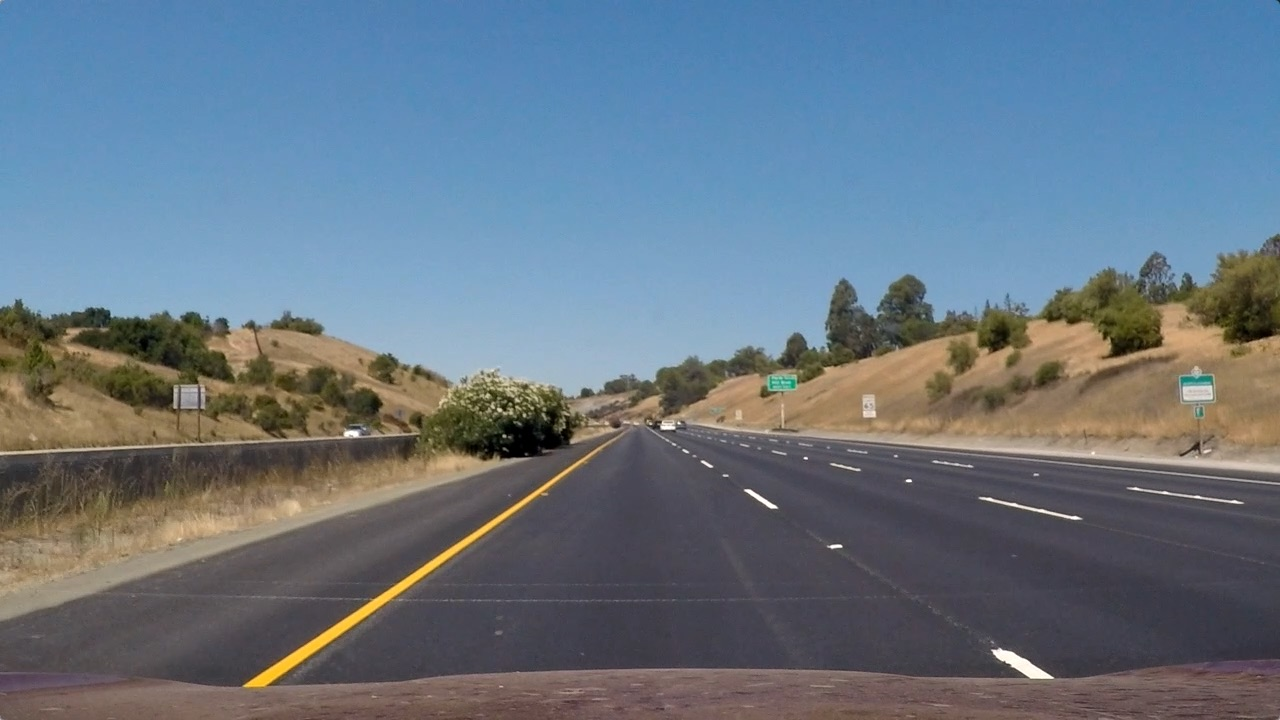
#> input picture test_images/straight_lines1.jpg, 1280 x 720 px
$ jupyter execute --allow-errors 'Lane Segmentation Pipeline.ipynb'   (shell and % lines are left out)   (older library calls are emulated)
#> lines starting #> are read from the running program, lines starting #| are printed output that depends on the picture; after the words box and inside, x2 and y2 are one past the last pixel; in counts of white or black regions, pixels touching at a corner belong together
### ipm.py
import numpy as np
import cv2

def get_ipm_transform():
    """Compute inverse-perspective mapping transformation matrix"""

    src = np.float32([(536,488),
                    (751,488),
                    (241,687),
                    (1071,687)])
    dst = np.float32([(450,0),
                    (1280-450,0),
                    (450,720),
                    (1280-450,720)])
    M    = cv2.getPerspectiveTransform(src, dst)

    return M

# Transform image to IPM
def inverse_perspective_mapping(img):
    """Transform original image to inverse perspective mapping(IPM)"""

    # Get the IPM transformation matrix
    M = get_ipm_transform()

    # Warp the image using this transformation matrix
    h,w = img.shape[:2]
    warped = cv2.warpPerspective(img, M, (w,h), flags=cv2.INTER_LINEAR)

    return warped

# [15 lines left out: function get_inv_ipm_transform, not called in this run]


# [9 lines that do not run on import are left out]

### segment_image.py
import numpy as np
import cv2

def abs_sobel_thresh(img, orient='x', thresh_min=0, thresh_max=255):
    """
    Apply Sobel filter and threshold absolute values
    """

    # Apply the following steps to img
    # 1) Convert to grayscale
    # NOTE: This assumes use of cv2.imread to read in images
    gray = cv2.cvtColor(img, cv2.COLOR_BGR2GRAY)

    # 2) Take the derivative in x or y given orient = 'x' or 'y'
    if orient=='x':
        sobel = cv2.Sobel(gray,cv2.CV_64F,1,0)
    else:
        sobel = cv2.Sobel(gray,cv2.CV_64F,0,1)

    # 3) Take the absolute value of the derivative or gradient
    abs_sobel = np.absolute(sobel)

    # 4) Scale to 8-bit (0 - 255) then convert to type = np.uint8
    abs_sobel_scaled = np.uint8(255 * abs_sobel/np.max(abs_sobel))

    # 5) Create a mask of 1's where the scaled gradient magnitude
            # is > thresh_min and < thresh_max
    binary_output = np.zeros_like(abs_sobel_scaled)
    binary_output[(abs_sobel_scaled>=thresh_min) & (abs_sobel_scaled<=thresh_max)] = 1

    # 6) Return this mask as your binary_output image
    return binary_output


def mag_thresh(img, sobel_kernel=3, mag_thresh=(0, 255)):
    """
    Apply Sobel filters in X and Y, and threshold gradient magnitude.
    """

    # Apply the following steps to img
    # 1) Convert to grayscale
    # NOTE: This assumes use of cv2.imread to read in images
    gray = cv2.cvtColor(img, cv2.COLOR_BGR2GRAY)

    # 2) Take the gradient in x and y separately
    sobelx = cv2.Sobel(gray, cv2.CV_64F, 1, 0, ksize=sobel_kernel)
    sobely = cv2.Sobel(gray, cv2.CV_64F, 0, 1, ksize=sobel_kernel)

    # 3) Calculate the magnitude
    mag = np.sqrt( sobelx*sobelx + sobely*sobely )

    # 4) Scale to 8-bit (0 - 255) and convert to type = np.uint8
    mag_scaled = np.uint8( 255 * mag/np.max(mag) )

    # 5) Create a binary mask where mag thresholds are met
    binary_mask = np.zeros_like(mag_scaled)
    binary_mask[ (mag_scaled>=mag_thresh[0]) & (mag_scaled<=mag_thresh[1]) ] = 1

    # 6) Return this mask as your binary_output image
    return binary_mask


def dir_threshold(img, sobel_kernel=3, thresh=(0, np.pi/2)):
    """
    Apply Sobel filters in x and y, and threshold the gradient direction
    """

    # Apply the following steps to img
    # 1) Convert to grayscale
    # NOTE: This assumes use of cv2.imread to read in images
    gray = cv2.cvtColor(img, cv2.COLOR_BGR2GRAY)

    # 2) Take the gradient in x and y separately
    sobelx = cv2.Sobel(gray, cv2.CV_64F, 1, 0, ksize=sobel_kernel)
    sobely = cv2.Sobel(gray, cv2.CV_64F, 0, 1, ksize=sobel_kernel)

    # 3) Take the absolute value of the x and y gradients
    abs_sobelx = np.absolute(sobelx)
    abs_sobely = np.absolute(sobely)

    # 4) Use np.arctan2(abs_sobely, abs_sobelx) to calculate the direction of the gradient
    dir = np.arctan2(abs_sobely, abs_sobelx)

    # 5) Create a binary mask where direction thresholds are met
    binary_output = np.zeros_like(dir)
    binary_output[ (dir>=thresh[0]) & (dir<=thresh[1]) ] = 1

    # 6) Return this mask as your binary_output image
    return binary_output


def hls_select(img, thresh=(0, 255)):
    """
    Threshold HLS S-channel using exclusive lower and inclusive upper bound.
    """

    # 1) Convert to HLS color space
    hls = cv2.cvtColor(img, cv2.COLOR_BGR2HSV)
    s = hls[:,:,2]

    # 2) Apply a threshold to the S channel
    binary_output = np.zeros_like(s)
    binary_output[ (s>thresh[0]) & (s<=thresh[1]) ] = 1

    # 3) Return a binary image of threshold result
    return binary_output


def lab_select(img, thresh=(0,255)):
    """
    Threshold LAB B-channel using exclusive lower and inclusive upper bound.
    """

    # 1) Convert to LAB color space
    lab = cv2.cvtColor(img, cv2.COLOR_BGR2LAB)
    b = lab[:,:,2]

    # 2) Apply a threshold to the B channel
    binary_output = np.zeros_like(b)
    binary_output[ (b>thresh[0]) & (b<thresh[1]) ] = 1

    # 3) Return a binary image of threshold result
    return binary_output


# [16 lines left out: function segmentation_pipeline, not called in this run]

### Lane Segmentation Pipeline.ipynb
# Lane Segmentation Pipeline

[cell 1]
import numpy as np
import cv2
import segment_image as seg
from ipm import inverse_perspective_mapping
import matplotlib.pyplot as plt
from ipywidgets import interact, interactive, fixed
import glob

# Read an image

[cell 2]
# Read an image with straight lines
img = cv2.imread('test_images/straight_lines1.jpg')
#> img is the input picture: shape (720, 1280, 3); mean B, G, R 131.2, 117.7, 103.2

# Display the image
plt.imshow(cv2.cvtColor(img,cv2.COLOR_BGR2RGB))

# Transform image

[cell 3]
# Transform image to remove perspective distortion
ipm_img = inverse_perspective_mapping(img)

# Display transformed image
plt.imshow(cv2.cvtColor(ipm_img, cv2.COLOR_BGR2RGB))
#> the sliders are set to min_thresh = 127, max_thresh = 127

# Experiment with Sobel absolute gradient threshold

[cell 4]
def update_sobel_abs(min_thresh, max_thresh):
    sobel_abs = seg.abs_sobel_thresh(ipm_img, 'x', min_thresh, max_thresh)
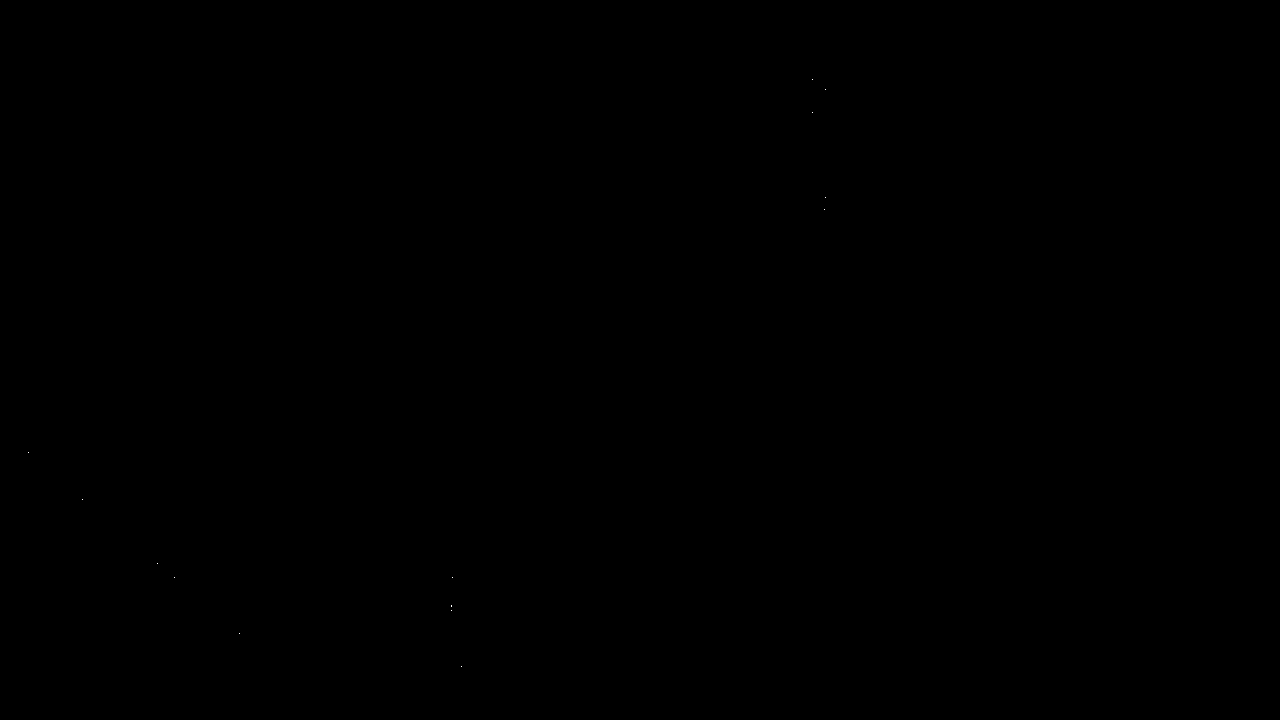
#> sobel_abs: shape (720, 1280); values 0 (black) and 1 (white), 0% white in thin lines or dots, all inside (x1, y1, x2, y2) = (28, 79, 826, 667)

    f, (ax1, ax2) = plt.subplots(1, 2, figsize=(20,10))
    f.subplots_adjust(hspace=.2, wspace=.05)
    ax1.imshow(cv2.cvtColor(ipm_img, cv2.COLOR_BGR2RGB))
    ax1.set_title('Original Image')
    ax2.imshow(sobel_abs, cmap='gray')
    ax2.set_title('Sobel Absolute Threshold')

interact(update_sobel_abs, min_thresh=(0,255), max_thresh=(0,255))
#> the sliders are set to kernel_size = 16, min_thresh = 127, max_thresh = 127

# Experiment with Sobel magnitude threshold

[cell 5]
def update_sobel_mag(kernel_size, min_thresh, max_thresh):
    sobel_mag = seg.mag_thresh(ipm_img, kernel_size, (min_thresh, max_thresh))
#> the sliders are set to kernel_size = 16, min_thresh = 0.7853981633974483, max_thresh = 0.7853981633974483

    f, (ax1, ax2) = plt.subplots(1, 2, figsize=(20,10))
    f.subplots_adjust(hspace=.2, wspace=.05)
    ax1.imshow(cv2.cvtColor(ipm_img, cv2.COLOR_BGR2RGB))
    ax1.set_title('Original Image')
    ax2.imshow(sobel_mag, cmap='gray')
    ax2.set_title('Sobel Magnitude Threshold')

#> (the rest of this cell did not finish here and is left out)

# Experiment with Sobel direction threshold

[cell 6]
def update_sobel_dir(kernel_size, min_thresh, max_thresh):
    sobel_dir = seg.dir_threshold(ipm_img, kernel_size, (min_thresh, max_thresh))

    f, (ax1, ax2) = plt.subplots(1, 2, figsize=(20,10))
    f.subplots_adjust(hspace=.2, wspace=.05)
    ax1.imshow(cv2.cvtColor(ipm_img, cv2.COLOR_BGR2RGB))
    ax1.set_title('Original Image')
    ax2.imshow(sobel_dir, cmap='gray')
    ax2.set_title('Sobel Direction Threshold')

#> (the rest of this cell did not finish here and is left out)

# Experiment with HSL threshold

[cell 7]
def update_color(min_thresh, max_thresh):
    thresh_img = seg.hls_select(ipm_img, (min_thresh,max_thresh))

    f, (ax1, ax2) = plt.subplots(1, 2, figsize=(20,10))
    f.subplots_adjust(hspace=.2, wspace=.05)
    ax1.imshow(cv2.cvtColor(ipm_img, cv2.COLOR_BGR2RGB))
    ax1.set_title('Original Image')
    ax2.imshow(thresh_img, cmap='gray')
    ax2.set_title('HSL Threshold')

interact(update_color, min_thresh=(0,255), max_thresh=(0,255))
#> the sliders are set to min_thresh = 127, max_thresh = 127

# Experiment with LAB Thresholds

[cell 8]
# [9 lines left out: function update_br, not called in this run]

interact(update_color, min_thresh=(0,255), max_thresh=(0,255))
#> the sliders are set to min_thresh = 127, max_thresh = 127

# Select combined thresholds

[cell 9]
def segmentation_pipeline(ipm_img):
    # This will finally make it into the
    # segmentation pipeline in segment_image.py

    # Compute individual thresholded images
    sobel_abs = seg.abs_sobel_thresh(ipm_img, 'x', 30, 255)
#> sobel_abs: shape (720, 1280); values 0 (black) and 1 (white), 1.6% white; 101 white regions (74 under 20 px), largest, box (x1, y1, x2, y2) and area: (448, 0, 459, 720) 3447, (459, 0, 471, 720) 3294, (821, 4, 829, 224) 1248
    sobel_mag = seg.mag_thresh(ipm_img, 15, (58, 255))
#> sobel_mag: shape (720, 1280); values 0 (black) and 1 (white), 2.4% white; 19 white regions (7 under 20 px), largest, box (x1, y1, x2, y2) and area: (447, 0, 459, 720) 4577, (458, 0, 472, 720) 4197, (1150, 103, 1189, 306) 3790
    sobel_dir = seg.dir_threshold(ipm_img, 15, (0,0.2))
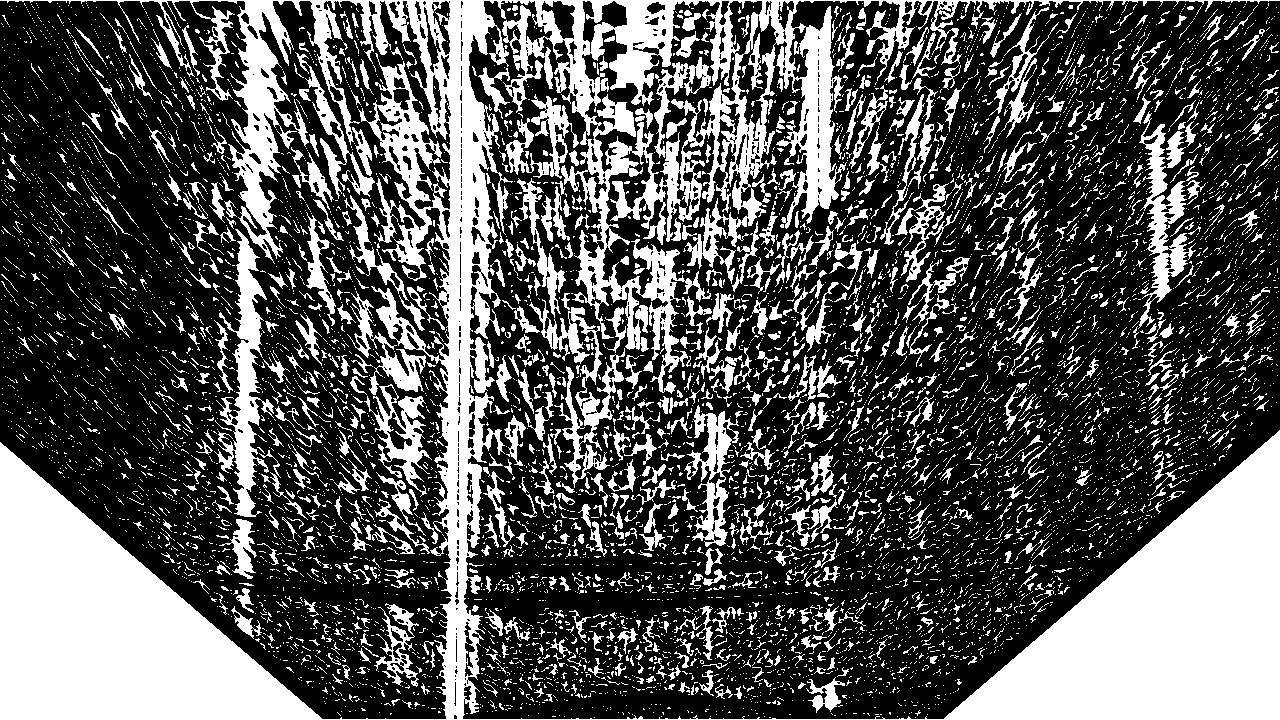
#> sobel_dir: shape (720, 1280) float64; values 0 (black) and 1 (white), 34.1% white; 8681 white regions (7658 under 20 px), largest, box (x1, y1, x2, y2) and area: (0, 0, 1280, 720) 183848, (214, 229, 274, 517) 5649, (529, 299, 625, 488) 3922
    color_hsl = seg.hls_select(ipm_img, (210,255))
#> color_hsl: shape (720, 1280); values 0 (black) and 1 (white), 1.4% white; 16 white regions (6 under 20 px), largest, box (x1, y1, x2, y2) and area: (450, 0, 467, 720) 6952, (813, 17, 825, 215) 2068, (1160, 117, 1183, 298) 2057
    brght_lab = seg.lab_select(ipm_img, (184,255))
#> in lab_select, `b = lab[:,:,2]`:
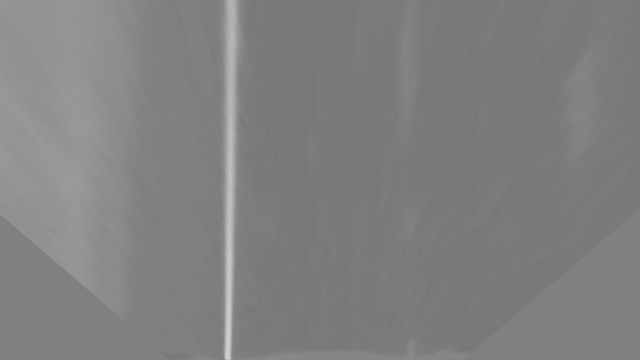
#> b: shape (720, 1280) (shown at 1/2 size); min 118, max 209, mean 128.2
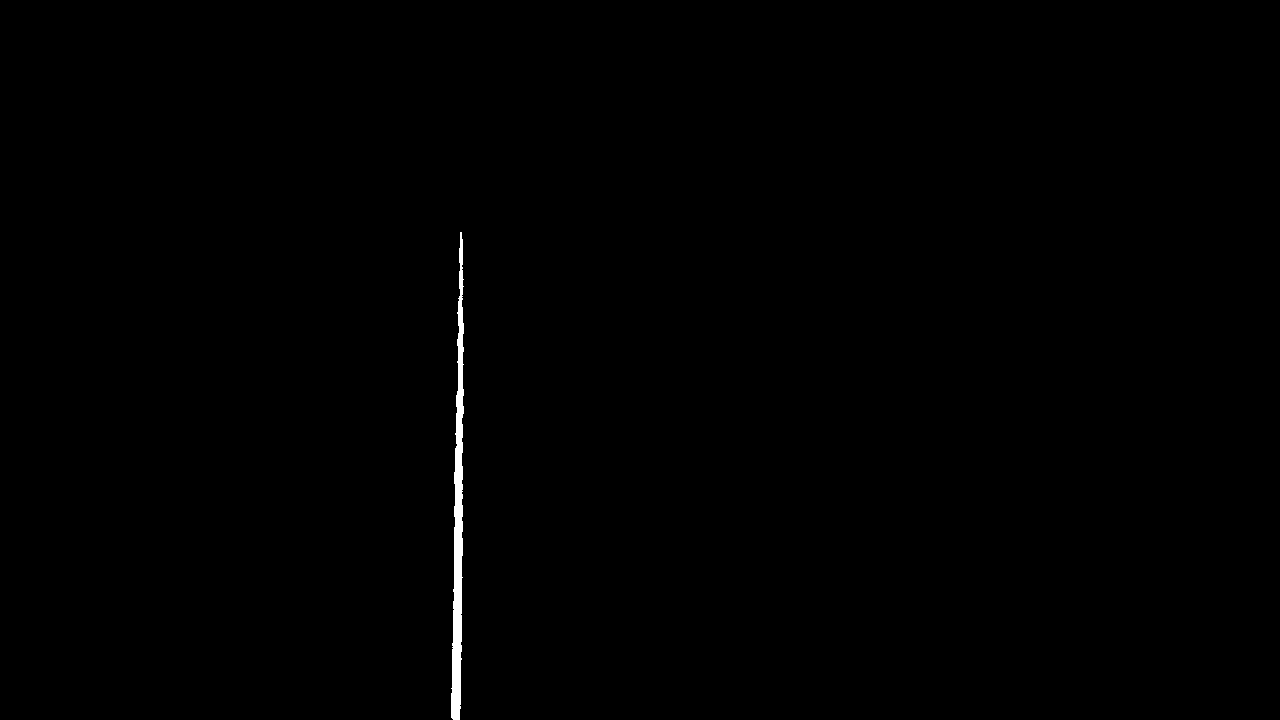
#> brght_lab: shape (720, 1280); values 0 (black) and 1 (white), 0.37% white; 1 white region, box (x1, y1, x2, y2) and area: (451, 232, 464, 720) 3426

    # Compute combined threshold
    segmented_img = np.zeros_like(sobel_abs)
    segmented_img[(color_hsl==1) | (brght_lab==1)] = 1
    return segmented_img

segmented_img = segmentation_pipeline(ipm_img)
#> segmented_img: shape (720, 1280); values 0 (black) and 1 (white), 1.4% white; 16 white regions (6 under 20 px), largest, box (x1, y1, x2, y2) and area: (450, 0, 467, 720) 6965, (813, 17, 825, 215) 2068, (1160, 117, 1183, 298) 2057

# Display
f, (ax1, ax2) = plt.subplots(1, 2, figsize=(20,10))
f.subplots_adjust(hspace = .2, wspace=.05)
ax1.imshow(cv2.cvtColor(ipm_img, cv2.COLOR_BGR2RGB))
ax1.set_title('Original Image')
ax2.imshow(segmented_img, cmap='gray')
ax2.set_title('Combined Threshold')

[cell 10]
dir_name = 'test_images/'
items = glob.glob('./test_images/*.jpg')

for image_name in items:

    # Read image
    img = cv2.imread(image_name)

    # Warp image
    ipm_img = inverse_perspective_mapping(img)

    # Segment lane lines
    seg_img = segmentation_pipeline(ipm_img)
